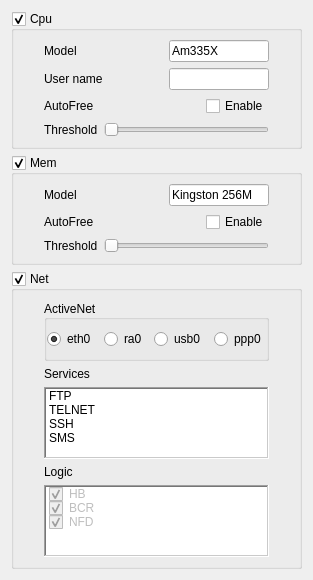
             <widget class="QWidget" name="scrollAreaWidgetContents">
              <property name="geometry">
               <rect>
                <x>0</x>
                <y>-142</y>
                <width>313</width>
                <height>534</height>
               </rect>
              </property>
              <layout class="QVBoxLayout" name="verticalLayout_4">
               <item>
                <widget class="QGroupBox" name="System_Cpu">
                 <property name="font">
                  <font>
                   <weight>50</weight>
                   <bold>false</bold>
                  </font>
                 </property>
                 <property name="focusPolicy">
                  <enum>Qt::StrongFocus</enum>
                 </property>
                 <property name="contextMenuPolicy">
                  <enum>Qt::DefaultContextMenu</enum>
                 </property>
                 <property name="title">
                  <string>Cpu</string>
                 </property>
                 <property name="flat">
                  <bool>true</bool>
                 </property>
                 <property name="checkable">
                  <bool>true</bool>
                 </property>
                 <property name="checked">
                  <bool>true</bool>
                 </property>
                 <layout class="QVBoxLayout" name="verticalLayout">
                  <property name="leftMargin">
                   <number>30</number>
                  </property>
                  <property name="rightMargin">
                   <number>30</number>
                  </property>
                  <item>
                   <layout class="QHBoxLayout" name="horizontalLayout_2">
                    <item>
                     <widget class="QLabel" name="label">
                      <property name="font">
                       <font>
                        <weight>50</weight>
                        <bold>false</bold>
                       </font>
                      </property>
                      <property name="text">
                       <string>Model       </string>
                      </property>
                     </widget>
                    </item>
                    <item>
                     <spacer name="horizontalSpacer">
                      <property name="orientation">
                       <enum>Qt::Horizontal</enum>
                      </property>
                      <property name="sizeHint" stdset="0">
                       <size>
                        <width>40</width>
                        <height>20</height>
                       </size>
                      </property>
                     </spacer>
                    </item>
                    <item>
                     <widget class="QLineEdit" name="System_Cpu_Model_String_Text">
                      <property name="minimumSize">
                       <size>
                        <width>100</width>
                        <height>0</height>
                       </size>
                      </property>
                      <property name="maximumSize">
                       <size>
                        <width>100</width>
                        <height>16777215</height>
                       </size>
                      </property>
                      <property name="font">
                       <font>
                        <weight>50</weight>
                        <bold>false</bold>
                       </font>
                      </property>
                      <property name="autoFillBackground">
                       <bool>false</bool>
                      </property>
                      <property name="inputMethodHints">
                       <set>Qt::ImhNone</set>
                      </property>
                      <property name="text">
                       <string>Am335X</string>
                      </property>
                      <property name="readOnly">
                       <bool>true</bool>
                      </property>
                     </widget>
                    </item>
                   </layout>
                  </item>
                  <item>
                   <layout class="QHBoxLayout" name="horizontalLayout">
                    <item>
                     <widget class="QLabel" name="label_2">
                      <property name="font">
                       <font>
                        <weight>50</weight>
                        <bold>false</bold>
                       </font>
                      </property>
                      <property name="text">
                       <string>User name   </string>
                      </property>
                     </widget>
                    </item>
                    <item>
                     <spacer name="horizontalSpacer_2">
                      <property name="orientation">
                       <enum>Qt::Horizontal</enum>
                      </property>
                      <property name="sizeHint" stdset="0">
                       <size>
                        <width>40</width>
                        <height>20</height>
                       </size>
                      </property>
                     </spacer>
                    </item>
                    <item>
                     <widget class="QLineEdit" name="System_Cpu_UserName_String_Text">
                      <property name="minimumSize">
                       <size>
                        <width>100</width>
                        <height>0</height>
                       </size>
                      </property>
                      <property name="maximumSize">
                       <size>
                        <width>100</width>
                        <height>16777215</height>
                       </size>
                      </property>
                      <property name="font">
                       <font>
                        <weight>50</weight>
                        <bold>false</bold>
                       </font>
                      </property>
                      <property name="autoFillBackground">
                       <bool>false</bool>
                      </property>
                      <property name="inputMethodHints">
                       <set>Qt::ImhNone</set>
                      </property>
                      <property name="text">
                       <string/>
                      </property>
                      <property name="readOnly">
                       <bool>false</bool>
                      </property>
                     </widget>
                    </item>
                   </layout>
                  </item>
                  <item>
                   <layout class="QHBoxLayout" name="horizontalLayout_15">
                    <item>
                     <widget class="QLabel" name="label_39">
                      <property name="text">
                       <string>AutoFree</string>
                      </property>
                     </widget>
                    </item>
                    <item>
                     <spacer name="horizontalSpacer_50">
                      <property name="orientation">
                       <enum>Qt::Horizontal</enum>
                      </property>
                      <property name="sizeHint" stdset="0">
                       <size>
                        <width>175</width>
                        <height>20</height>
                       </size>
                      </property>
                     </spacer>
                    </item>
                    <item>
                     <widget class="QCheckBox" name="System_Cpu_AutoRelease_Bool_IsChecked">
                      <property name="text">
                       <string>Enable</string>
                      </property>
                     </widget>
                    </item>
                   </layout>
                  </item>
                  <item>
                   <layout class="QHBoxLayout" name="horizontalLayout_66">
                    <item>
                     <widget class="QLabel" name="label_77">
                      <property name="text">
                       <string>Threshold</string>
                      </property>
                     </widget>
                    </item>
                    <item>
                     <widget class="QSlider" name="System_Cpu_Threshold_Num_Value">
                      <property name="orientation">
                       <enum>Qt::Horizontal</enum>
                      </property>
                     </widget>
                    </item>
                   </layout>
                  </item>
                 </layout>
                </widget>
               </item>
               <item>
                <widget class="QGroupBox" name="System_Mem">
                 <property name="font">
                  <font>
                   <weight>50</weight>
                   <bold>false</bold>
                  </font>
                 </property>
                 <property name="title">
                  <string>Mem</string>
                 </property>
                 <property name="flat">
                  <bool>true</bool>
                 </property>
                 <property name="checkable">
                  <bool>true</bool>
                 </property>
                 <layout class="QVBoxLayout" name="verticalLayout_2">
                  <property name="leftMargin">
                   <number>30</number>
                  </property>
                  <property name="rightMargin">
                   <number>30</number>
                  </property>
                  <item>
                   <layout class="QHBoxLayout" name="horizontalLayout_3">
                    <item>
                     <widget class="QLabel" name="label_3">
                      <property name="font">
                       <font>
                        <weight>50</weight>
                        <bold>false</bold>
                       </font>
                      </property>
                      <property name="text">
                       <string>Model       </string>
                      </property>
                     </widget>
                    </item>
                    <item>
                     <spacer name="horizontalSpacer_3">
                      <property name="orientation">
                       <enum>Qt::Horizontal</enum>
                      </property>
                      <property name="sizeHint" stdset="0">
                       <size>
                        <width>40</width>
                        <height>20</height>
                       </size>
                      </property>
                     </spacer>
                    </item>
                    <item>
                     <widget class="QLineEdit" name="System_Mem_Model_String_Text">
                      <property name="minimumSize">
                       <size>
                        <width>100</width>
                        <height>0</height>
                       </size>
                      </property>
                      <property name="maximumSize">
                       <size>
                        <width>100</width>
                        <height>16777215</height>
                       </size>
                      </property>
                      <property name="font">
                       <font>
                        <weight>50</weight>
                        <bold>false</bold>
                       </font>
                      </property>
                      <property name="autoFillBackground">
                       <bool>false</bool>
                      </property>
                      <property name="inputMethodHints">
                       <set>Qt::ImhNone</set>
                      </property>
                      <property name="text">
                       <string>Kingston 256M</string>
                      </property>
                      <property name="readOnly">
                       <bool>true</bool>
                      </property>
                     </widget>
                    </item>
                   </layout>
                  </item>
                  <item>
                   <layout class="QHBoxLayout" name="horizontalLayout_61">
                    <item>
                     <widget class="QLabel" name="label_40">
                      <property name="text">
                       <string>AutoFree</string>
                      </property>
                     </widget>
                    </item>
                    <item>
                     <spacer name="horizontalSpacer_71">
                      <property name="orientation">
                       <enum>Qt::Horizontal</enum>
                      </property>
                      <property name="sizeHint" stdset="0">
                       <size>
                        <width>175</width>
                        <height>20</height>
                       </size>
                      </property>
                     </spacer>
                    </item>
                    <item>
                     <widget class="QCheckBox" name="System_Mem_AutoRelease_Bool_IsChecked">
                      <property name="text">
                       <string>Enable</string>
                      </property>
                     </widget>
                    </item>
                   </layout>
                  </item>
                  <item>
                   <layout class="QHBoxLayout" name="horizontalLayout_65">
                    <item>
                     <widget class="QLabel" name="label_76">
                      <property name="text">
                       <string>Threshold</string>
                      </property>
                     </widget>
                    </item>
                    <item>
                     <widget class="QSlider" name="System_Mem_Threshold_Num_Value">
                      <property name="orientation">
                       <enum>Qt::Horizontal</enum>
                      </property>
                     </widget>
                    </item>
                   </layout>
                  </item>
                 </layout>
                </widget>
               </item>
               <item>
                <widget class="QGroupBox" name="System_Net">
                 <property name="font">
                  <font>
                   <weight>50</weight>
                   <bold>false</bold>
                  </font>
                 </property>
                 <property name="title">
                  <string>Net</string>
                 </property>
                 <property name="flat">
                  <bool>true</bool>
                 </property>
                 <property name="checkable">
                  <bool>true</bool>
                 </property>
                 <layout class="QVBoxLayout" name="verticalLayout_3">
                  <property name="leftMargin">
                   <number>30</number>
                  </property>
                  <property name="rightMargin">
                   <number>30</number>
                  </property>
                  <item>
                   <widget class="QGroupBox" name="System_Net_ActiveNet_Enum">
                    <property name="font">
                     <font>
                      <pointsize>9</pointsize>
                      <italic>false</italic>
                     </font>
                    </property>
                    <property name="layoutDirection">
                     <enum>Qt::LeftToRight</enum>
                    </property>
                    <property name="title">
                     <string>ActiveNet</string>
                    </property>
                    <property name="alignment">
                     <set>Qt::AlignLeading|Qt::AlignLeft|Qt::AlignVCenter</set>
                    </property>
                    <property name="flat">
                     <bool>true</bool>
                    </property>
                    <property name="checkable">
                     <bool>false</bool>
                    </property>
                    <layout class="QHBoxLayout" name="horizontalLayout_4">
                     <property name="leftMargin">
                      <number>0</number>
                     </property>
                     <property name="rightMargin">
                      <number>0</number>
                     </property>
                     <item>
                      <widget class="QRadioButton" name="System_Net_ActiveNet_Enum_eth0">
                       <property name="text">
                        <string>eth0</string>
                       </property>
                       <property name="checked">
                        <bool>true</bool>
                       </property>
                      </widget>
                     </item>
                     <item>
                      <spacer name="horizontalSpacer_47">
                       <property name="orientation">
                        <enum>Qt::Horizontal</enum>
                       </property>
                       <property name="sizeHint" stdset="0">
                        <size>
                         <width>40</width>
                         <height>20</height>
                        </size>
                       </property>
                      </spacer>
                     </item>
                     <item>
                      <widget class="QRadioButton" name="System_Net_ActiveNet_Enum_ra0">
                       <property name="text">
                        <string>ra0</string>
                       </property>
                      </widget>
                     </item>
                     <item>
                      <spacer name="horizontalSpacer_48">
                       <property name="orientation">
                        <enum>Qt::Horizontal</enum>
                       </property>
                       <property name="sizeHint" stdset="0">
                        <size>
                         <width>40</width>
                         <height>20</height>
                        </size>
                       </property>
                      </spacer>
                     </item>
                     <item>
                      <widget class="QRadioButton" name="System_Net_ActiveNet_Enum_usb0">
                       <property name="text">
                        <string>usb0</string>
                       </property>
                      </widget>
                     </item>
                     <item>
                      <spacer name="horizontalSpacer_49">
                       <property name="orientation">
                        <enum>Qt::Horizontal</enum>
                       </property>
                       <property name="sizeHint" stdset="0">
                        <size>
                         <width>40</width>
                         <height>20</height>
                        </size>
                       </property>
                      </spacer>
                     </item>
                     <item>
                      <widget class="QRadioButton" name="System_Net_ActiveNet_Enum_ppp0">
                       <property name="text">
                        <string>ppp0</string>
                       </property>
                      </widget>
                     </item>
                    </layout>
                   </widget>
                  </item>
                  <item>
                   <widget class="QLabel" name="label_30">
                    <property name="text">
                     <string>Services</string>
                    </property>
                   </widget>
                  </item>
                  <item>
                   <widget class="QListWidget" name="System_Net_Sevice_Check_Item">
                    <property name="frameShape">
                     <enum>QFrame::WinPanel</enum>
                    </property>
                    <item>
                     <property name="text">
                      <string>FTP</string>
                     </property>
                     <property name="checkState">
                      <enum>Unchecked</enum>
                     </property>
                     <property name="icon">
                      <iconset resource="../IDE.qrc">
                       <normaloff>:/Menu/rc/Menu/chat.png</normaloff>:/Menu/rc/Menu/chat.png</iconset>
                     </property>
                    </item>
                    <item>
                     <property name="text">
                      <string>TELNET</string>
                     </property>
                     <property name="checkState">
                      <enum>Unchecked</enum>
                     </property>
                     <property name="icon">
                      <iconset resource="../IDE.qrc">
                       <normaloff>:/Menu/rc/Menu/chat.png</normaloff>:/Menu/rc/Menu/chat.png</iconset>
                     </property>
                    </item>
                    <item>
                     <property name="text">
                      <string>SSH</string>
                     </property>
                     <property name="checkState">
                      <enum>Unchecked</enum>
                     </property>
                     <property name="icon">
                      <iconset resource="../IDE.qrc">
                       <normaloff>:/Menu/rc/Menu/chat.png</normaloff>:/Menu/rc/Menu/chat.png</iconset>
                     </property>
                    </item>
                    <item>
                     <property name="text">
                      <string>SMS</string>
                     </property>
                     <property name="checkState">
                      <enum>Unchecked</enum>
                     </property>
                     <property name="icon">
                      <iconset resource="../IDE.qrc">
                       <normaloff>:/Menu/rc/Menu/chat.png</normaloff>:/Menu/rc/Menu/chat.png</iconset>
                     </property>
                    </item>
                   </widget>
                  </item>
                  <item>
                   <widget class="QLabel" name="label_75">
                    <property name="text">
                     <string>Logic</string>
                    </property>
                   </widget>
                  </item>
                  <item>
                   <widget class="QListWidget" name="System_Net_Logic_Check_Item">
                    <property name="inputMethodHints">
                     <set>Qt::ImhNone</set>
                    </property>
                    <property name="frameShape">
                     <enum>QFrame::WinPanel</enum>
                    </property>
                    <property name="frameShadow">
                     <enum>QFrame::Sunken</enum>
                    </property>
                    <property name="selectionMode">
                     <enum>QAbstractItemView::MultiSelection</enum>
                    </property>
                    <item>
                     <property name="text">
                      <string>HB</string>
                     </property>
                     <property name="checkState">
                      <enum>Checked</enum>
                     </property>
                     <property name="icon">
                      <iconset resource="../IDE.qrc">
                       <normaloff>:/Menu/rc/Menu/chat.png</normaloff>:/Menu/rc/Menu/chat.png</iconset>
                     </property>
                     <property name="flags">
                      <set>ItemIsSelectable|ItemIsDragEnabled|ItemIsUserCheckable</set>
                     </property>
                    </item>
                    <item>
                     <property name="text">
                      <string>BCR</string>
                     </property>
                     <property name="checkState">
                      <enum>Checked</enum>
                     </property>
                     <property name="icon">
                      <iconset resource="../IDE.qrc">
                       <normaloff>:/Menu/rc/Menu/chat.png</normaloff>:/Menu/rc/Menu/chat.png</iconset>
                     </property>
                     <property name="flags">
                      <set>ItemIsSelectable|ItemIsDragEnabled|ItemIsUserCheckable</set>
                     </property>
                    </item>
                    <item>
                     <property name="text">
                      <string>NFD</string>
                     </property>
                     <property name="checkState">
                      <enum>Checked</enum>
                     </property>
                     <property name="icon">
                      <iconset resource="../IDE.qrc">
                       <normaloff>:/Menu/rc/Menu/chat.png</normaloff>:/Menu/rc/Menu/chat.png</iconset>
                     </property>
                     <property name="flags">
                      <set>ItemIsSelectable|ItemIsDragEnabled|ItemIsUserCheckable</set>
                     </property>
                    </item>
                   </widget>
                  </item>
                 </layout>
                </widget>
               </item>
              </layout>
             </widget>
